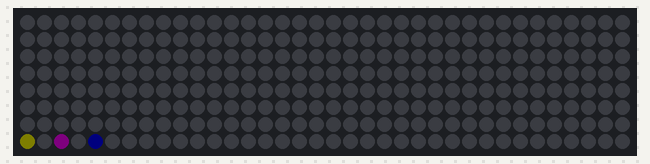
The sketch below on a simulated Arduino Uno, built with avr-gcc and run on an emulated ATmega328P. Shown: 36×8 RGB LED matrix (first LED top left, wired row by row). Dim RGB values are drawn brighter than linear.

Above: at 0.1 s.
At 3.63 s:
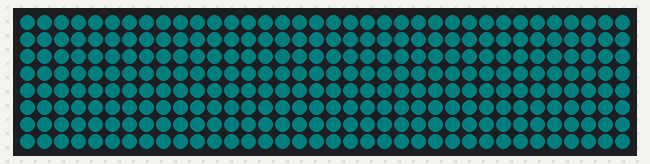
At 6.05 s:
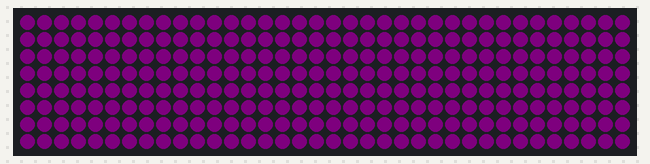
At 19.25 s:
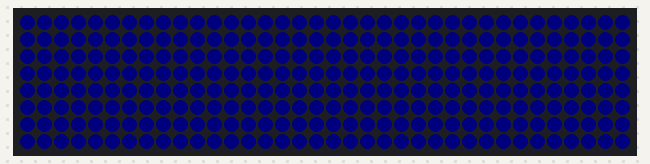
At 22.88 s:
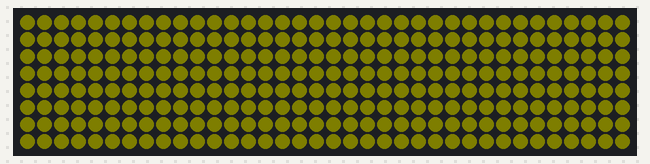
At 38.2 s:
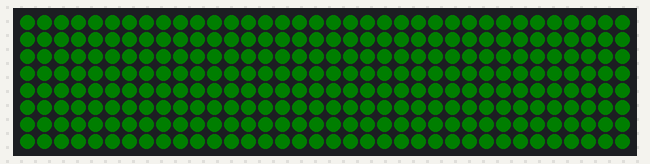

The sketch:

ledhat.ino
```cpp
#include <Adafruit_NeoPixel.h>

#include "strip.h"
#include "letters.h"
#include "mode.h"
#include "marquee_mode.h"
#include "animation_mode.h"
#include "colors_mode.h"

void setup() {
  strip.begin();
  strip.clear();
  strip.setBrightness(4); // be careful to not overload the arduino
  strip.show();
}

int i = 0;

MarqueeMode marquee_mode_instance = MarqueeMode();
AnimationMode animation_mode_instance = AnimationMode();
ColorsMode colors_mode_instance = ColorsMode();
Mode *mode_sequence[] = {&animation_mode_instance, &colors_mode_instance,
                         &marquee_mode_instance};

bool mode_was_done = true;
short current_mode_index = -1;
void loop() {
  if (mode_was_done) {
    current_mode_index = (current_mode_index + 1) %
                         (sizeof(mode_sequence) / sizeof(mode_sequence[0]));
    mode_sequence[current_mode_index]->enter();
  }
  mode_was_done = mode_sequence[current_mode_index]->loop();
}
```

animation_mode.h
```cpp
#ifndef ANIMATION_MODE_H
#define ANIMATION_MODE_H

#include "strip.h"

#define ANIMATION_FRAME_DELAY 500

const uint32_t COLORS_COLORS[4] = {
  strip.Color(0, 0, 0), // 00
  strip.Color(255, 255, 0), // 01
  strip.Color(255, 0, 255), // 10
  strip.Color(0, 0, 255) };  // 11

const uint8_t FRAMES[][8][8] = { // n frames with 8x32 pixels each (but each pixel has 2 bits)
      { // frame
        {B01001000, B11000000, B00000000, B00000000, B00000000, B00000000, B00000000, B00000000}, // row
        {B00000000, B00000000, B00000000, B00000000, B00000000, B00000000, B00000000, B00000000},
        {B00000000, B00000000, B00000000, B00000000, B00000000, B00000000, B00000000, B00000000},
        {B00000000, B00000000, B00000000, B00000000, B00000000, B00000000, B00000000, B00000000},
        {B00000000, B00000000, B00000000, B00000000, B00000000, B00000000, B00000000, B00000000},
        {B00000000, B00000000, B00000000, B00000000, B00000000, B00000000, B00000000, B00000000},
        {B00000000, B00000000, B00000000, B00000000, B00000000, B00000000, B00000000, B00000000},
        {B00000000, B00000000, B00000000, B00000000, B00000000, B00000000, B00000000, B00000000}
      },
      {
        {B01001000, B11000000, B00000000, B00000000, B00000000, B00000000, B00000000, B00000000},
        {B01001000, B11000000, B00000000, B00000000, B00000000, B00000000, B00000000, B00000000},
        {B00000000, B00000000, B00000000, B00000000, B00000000, B00000000, B00000000, B00000000},
        {B00000000, B00000000, B00000000, B00000000, B00000000, B00000000, B00000000, B00000000},
        {B00000000, B00000000, B00000000, B00000000, B00000000, B00000000, B00000000, B00000000},
        {B00000000, B00000000, B00000000, B00000000, B00000000, B00000000, B00000000, B00000000},
        {B00000000, B00000000, B00000000, B00000000, B00000000, B00000000, B00000000, B00000000},
        {B00000000, B00000000, B00000000, B00000000, B00000000, B00000000, B00000000, B00000000}
      },
      {
        {B01001000, B11000000, B00000000, B00000000, B00000000, B00000000, B00000000, B00000000},
        {B01001000, B11000000, B00000000, B00000000, B00000000, B00000000, B00000000, B00000000},
        {B01111000, B11000000, B00000000, B00000000, B00000000, B00000000, B00000000, B00000000},
        {B00000000, B00000000, B00000000, B00000000, B00000000, B00000000, B00000000, B00000000},
        {B00000000, B00000000, B00000000, B00000000, B00000000, B00000000, B00000000, B00000000},
        {B00000000, B00000000, B00000000, B00000000, B00000000, B00000000, B00000000, B00000000},
        {B00000000, B00000000, B00000000, B00000000, B00000000, B00000000, B00000000, B00000000},
        {B00000000, B00000000, B00000000, B00000000, B00000000, B00000000, B00000000, B00000000}
      }
};

unsigned int frame_count = sizeof(FRAMES) / sizeof(FRAMES[0]);

class AnimationMode : public Mode {
public:
  void enter() {
    // we start with the letters beyond the screen on the right
    frame_index = 0;
  }

  bool loop() {
    for (int y = 0; y < 8; y++) {
      for (int x = 0; x < 32; x++) {
        uint8_t group_index = x / 4; // a pixel group is one byte (containing 4 pixel)
        uint8_t position_in_group = x % 4; // 0..3
        uint8_t group_value = FRAMES[frame_index][y][group_index];
        uint8_t pixel_color_index = (group_value >> (2 * (3 - position_in_group))) & B00000011;
        setPixel(x, y, COLORS_COLORS[pixel_color_index]);
      }
    }
    strip.show();
    delay(ANIMATION_FRAME_DELAY);
    frame_index++;
    if (frame_index >= frame_count)
      return true;
    return false;
  }

private:
  int frame_index;
};

#endif
```

colors_mode.h
```cpp
#ifndef COLORS_MODE_H
#define COLORS_MODE_H

#include "strip.h"

#define COLORS_SPEED_DIVISOR 20 // higher value means slower
#define COLORS_DURATION 5000    // milliseconds until we change to the next mode

class ColorsMode : public Mode {
public:
  void enter() {
    // remember when we started
    start_millis = millis();
  }

  bool loop() {
    fill_all(hue_to_rgb((millis() / COLORS_SPEED_DIVISOR % 360)));
    strip.show();
    delay(50);
    if ((millis() - start_millis) > COLORS_DURATION)
      return true;
    return false;
  }

protected:
  // converts a HSV to RGB values. For optimization we assume full S and full V.
  // hue is between 0.0 and 1.0.
  // for conversion for:
  // - http://www.rapidtables.com/convert/color/hsv-to-rgb.htm
  // - http://en.wikipedia.org/wiki/HSL_and_HSV#From_HSV
  uint32_t hue_to_rgb(uint16_t hue) {
    // uint8_t h = hue / 60;
    // float x = 1 - abs(fmod(hue / 60.0, 2.0) - 1);
    // uint8_t xi = x * 255;

    uint8_t h = hue / 60;
    uint16_t x = 255 * (1 - abs(fmod(hue / 60.0, 2.0) - 1));

    switch (h) {
    case 0:
      return strip.Color(255, x, 0);
    case 1:
      return strip.Color(x, 255, 0);
    case 2:
      return strip.Color(0, 255, x);
    case 3:
      return strip.Color(0, x, 255);
    case 4:
      return strip.Color(x, 0, 255);
    default:
      return strip.Color(255, 0, x);
    }
  }

  void fill_all(uint32_t color) {
    for (int i = 0; i < STRIP_WIDTH; i++) {
      strip.setPixelColor(i, color);
    }
  }

private:
  unsigned long start_millis;
};

#endif
```

letters.h
```cpp
#ifndef LETTERS_H
#define LETTERS_H

const uint8_t LETTER_IMAGES[][8] = {
  {
    B11111111,
    B11111111,
    B00011000,
    B00011000,
    B00011000,
    B00011000,
    B00011000,
    B00011000,
  },
  {
    B00000000,
    B01111110,
    B01111110,
    B01100110,
    B01100110,
    B01111110,
    B01111110,
    B00000000,
  },
  {
    B00000000,
    B11000011,
    B11101111,
    B11111111,
    B11010011,
    B11000011,
    B11000011,
    B11000011,
  }
};

#endif
```

marquee_mode.h
```cpp
#ifndef MARQUEE_MODE_H
#define MARQUEE_MODE_H

#include "strip.h"

const uint8_t MARQUEE_LETTERS[] = {0, 1, 2, 2, 2, 1};
const uint32_t MARQUEE_COLOR = strip.Color(255, 255, 0);
#define MARQUEE_DELAY 100 // milliseconds between frames
#define MARQUEE_LETTER_SPACING 1 // leave this many pixels space between letters

class MarqueeMode : public Mode {
public:
  void enter() {
    // we start with the letters beyond the screen on the right
    position = HAT_WIDTH;
  }
  bool loop() {
    strip.clear();
    const uint8_t letter_count =
        sizeof(MARQUEE_LETTERS) / sizeof(MARQUEE_LETTERS[0]);
    for (int i = 0; i < letter_count; i++) {
      drawLetter(position + i * (8 + MARQUEE_LETTER_SPACING), MARQUEE_LETTERS[i], MARQUEE_COLOR);
    }
    strip.show();
    position--;
    if (position < (-(int)letter_count * (8 + MARQUEE_LETTER_SPACING)))

      return true;
    delay(MARQUEE_DELAY);
    return false;
  }

  // looks up the letter with the given index and draws it with the given color.
  // the x_offset determines how much the letter should be moved to the left or
  // right.
  // negative offsets are valid (means shift to the left leading to a partial
  // letter).
  // partial letters are also drawn and out of bounds coordinates are skipped.
  void drawLetter(int8_t x_offset, uint8_t letter_index, const uint32_t color) {
    if ((x_offset < -7) || (x_offset >= HAT_WIDTH)) // skip out of bounds
      return;
    for (uint8_t j = 0; j < 8; j++) {   // y
      for (uint8_t i = 0; i < 8; i++) { // x
        uint8_t mask = 1 << i;
        if (LETTER_IMAGES[letter_index][j] & mask) {
          setPixel(x_offset + i, j, color);
        }
      }
    }
  }

private:
  int position;
};

#endif
```

mode.h
```cpp
#ifndef MODE_H
#define MODE_H

class Mode {
public:
  Mode(){};
  // if loop returns a true, it means that this mode is done
  virtual bool loop() { return NULL; };
  virtual void enter(){}; // called when the state is entered
protected:
  // sets the color for the given coordinates.
  // negative/out of bounds values are allowed and ignored.
  void setPixel(int8_t x, int8_t y, uint32_t color) {
    if ((x < 0) || (x >= HAT_WIDTH)) // ignore out of bounds
      return;
    if ((y < 0) || (y >= HAT_HEIGHT))
      return;
    strip.setPixelColor((HAT_HEIGHT - 1 - y) * HAT_WIDTH + x, color);
  }
};

#endif
```

strip.h
```cpp
#ifndef STRIP_H
#define STRIP_H

#define HAT_WIDTH 36
#define HAT_HEIGHT 8
#define STRIP_WIDTH (HAT_HEIGHT * HAT_WIDTH)
#define STRIP_PIN 6

Adafruit_NeoPixel strip =
    Adafruit_NeoPixel(STRIP_WIDTH, STRIP_PIN, NEO_GRB + NEO_KHZ800);

#endif
```
